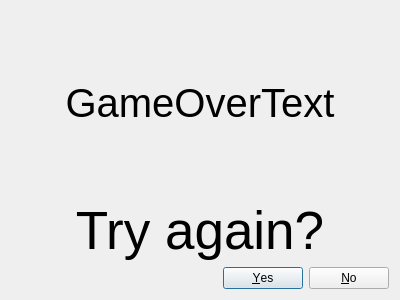
<?xml version="1.0" encoding="UTF-8"?>
<ui version="4.0">
 <class>GameOverDialog</class>
 <widget class="QDialog" name="GameOverDialog">
  <property name="geometry">
   <rect>
    <x>0</x>
    <y>0</y>
    <width>400</width>
    <height>300</height>
   </rect>
  </property>
  <property name="windowTitle">
   <string>Game Over</string>
  </property>
  <layout class="QVBoxLayout" name="verticalLayout_2">
   <item>
    <layout class="QVBoxLayout" name="verticalLayout">
     <item>
      <widget class="QLabel" name="mGameOverLabel">
       <property name="sizePolicy">
        <sizepolicy hsizetype="Preferred" vsizetype="Preferred">
         <horstretch>0</horstretch>
         <verstretch>0</verstretch>
        </sizepolicy>
       </property>
       <property name="font">
        <font>
         <pointsize>30</pointsize>
        </font>
       </property>
       <property name="text">
        <string>GameOverText</string>
       </property>
       <property name="alignment">
        <set>Qt::AlignCenter</set>
       </property>
       <property name="wordWrap">
        <bool>true</bool>
       </property>
      </widget>
     </item>
     <item>
      <widget class="QLabel" name="label_2">
       <property name="sizePolicy">
        <sizepolicy hsizetype="Preferred" vsizetype="Maximum">
         <horstretch>0</horstretch>
         <verstretch>0</verstretch>
        </sizepolicy>
       </property>
       <property name="font">
        <font>
         <pointsize>40</pointsize>
        </font>
       </property>
       <property name="text">
        <string>Try again?</string>
       </property>
       <property name="alignment">
        <set>Qt::AlignCenter</set>
       </property>
      </widget>
     </item>
     <item>
      <widget class="QDialogButtonBox" name="buttonBox">
       <property name="orientation">
        <enum>Qt::Horizontal</enum>
       </property>
       <property name="standardButtons">
        <set>QDialogButtonBox::No|QDialogButtonBox::Yes</set>
       </property>
      </widget>
     </item>
    </layout>
   </item>
  </layout>
 </widget>
 <resources/>
 <connections>
  <connection>
   <sender>buttonBox</sender>
   <signal>accepted()</signal>
   <receiver>GameOverDialog</receiver>
   <slot>accept()</slot>
   <hints>
    <hint type="sourcelabel">
     <x>256</x>
     <y>291</y>
    </hint>
    <hint type="destinationlabel">
     <x>157</x>
     <y>274</y>
    </hint>
   </hints>
  </connection>
  <connection>
   <sender>buttonBox</sender>
   <signal>rejected()</signal>
   <receiver>GameOverDialog</receiver>
   <slot>reject()</slot>
   <hints>
    <hint type="sourcelabel">
     <x>324</x>
     <y>291</y>
    </hint>
    <hint type="destinationlabel">
     <x>286</x>
     <y>274</y>
    </hint>
   </hints>
  </connection>
 </connections>
</ui>
